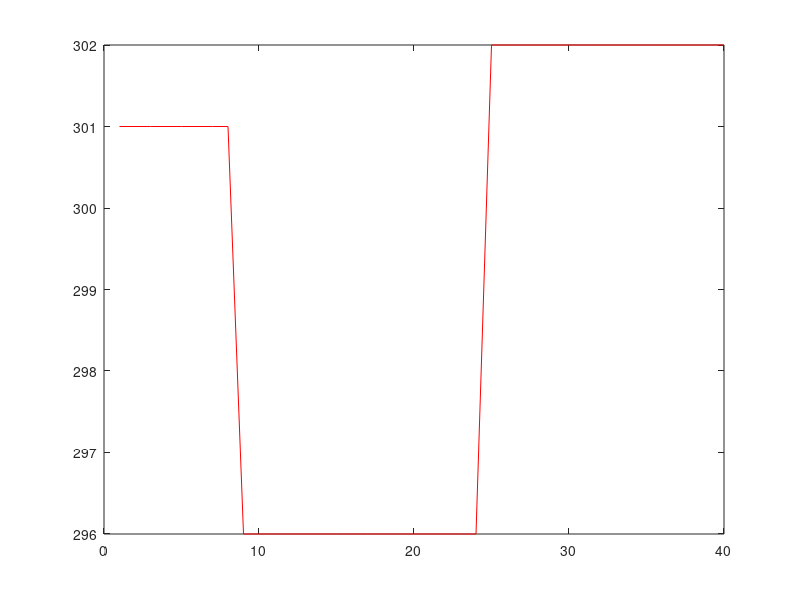

The MATLAB script that drew this image: (Note: this script raises an error after producing the figure.)
%
% NMPC Batch reactor
clc; clear all; close all;
global Tref u_mpc Np k CA_mpc1 T_mpc1
ult_data = [];
for i=1:5
N=40;Tref=ones(N,1);
% for i=1:size(Tref,1)
% if (i-1)<=10/(80/N)
% Tref(i) = 298+0.5*(i-1)*(80/N);
% elseif (i-1)<=40/(80/N)
% Tref(i) = 303;
% elseif (i-1)<=50/(80/N)
% Tref(i) = 303+0.3*((i-1)*(80/N) - 40);
% elseif (i-1)<=60/(80/N)
% Tref(i) = 306;
% elseif (i-1)<=75/(80/N)
% Tref(i) = 306-(8/15)*((i-1)*(80/N)-60);
% else
% Tref(i)=298;
% end
% end

% Update values based on conditions
% Update values based on conditions
Tref(1:N/5) = randi([294, 307]);
Tref(N/5+1:3*N/5) = randi([294, 307]);
Tref(3*N/5+1:end) = randi([294, 307]);
plot(1:N,Tref,'r-');

T_mpc1 = 298; % T0
CA_mpc1 = 0.6 ; % CA0
T_mpc(1) = 298; % T0
CA_mpc(1) = 0.6 ; % CA0
u_mpc=295;
Np=10;

for k=1:N-1
    k;
if k+Np >= N
    Np = N-k;
else
    Np=10;
end
z0 = [ones(1,Np)*298, ones(1,Np)*0.5, ones(1,Np)*300];
options = optimset('Algorithm','interior-point','TolX',1e-15);
options.MaxFunEvals = 1e+07;
options.MaxIter = 1e+05;
LB(1:Np)=293;UB(1:Np)=308;
LB(Np+1:2*Np)=0;UB(Np+1:2*Np)=1;
LB((2*Np)+1:3*Np)=273;UB((2*Np)+1:3*Np)=318;

z = fmincon(@batch_obj,z0,[],[],[],[],LB,UB,@batch_cons,options)
u_mpc = z(2*Np+1);
Tj_mpc(k) = u_mpc;
T_mpc1 = z(1);
CA_mpc1 = z(Np+1);
T_mpc(k+1) = z(1);
CA_mpc(k+1) = z(Np+1);
end
hold on;
plot(1:N,T_mpc,'b-')
stairs(1:N-1,Tj_mpc,'g-')

figure(2)
plot(1:N,CA_mpc,'y-')
%% For DQN implementaion
error_next = [];
error = [];
error(1) = T_mpc(1) - Tref(1);
time_step = 0:N-1;
time_step_next = time_step(2:end);
time_step_next(N) = N-1;
T_mpc_next = T_mpc(2:end);
T_mpc_next(N) = 0;
CA_mpc_next = CA_mpc(2:end);
CA_mpc_next(N) = 0;
action = [];
for j = 1:N-1
action(j) = action_index(Tj_mpc(j));
end
action(N) = 0;
prev_action = 0;
d_action= [];
reward = [];
for j= 1:N
error_next(j) = T_mpc_next(j) - Tref(j);
end
for j = 2:N
error(j) = error_next(j-1);
end
for j = 1:N
    d_action(j) = action(j)-prev_action;
    reward(j) = -abs(error_next(j))-abs(d_action(j));
    prev_action = action(j);
end

data = [time_step', T_mpc', CA_mpc',error',action' ,time_step_next', T_mpc_next', CA_mpc_next',error_next',reward'];
ult_data = [ult_data;data];
end

T = array2table(ult_data, 'VariableNames', {'curr_ts', 'curr_T', 'curr_C','error','action', 'next_ts', 'next_T', 'next_C','error_next','reward'});

% Write table to Excel file
filename = 'Sample_data.xlsx';
writetable(T, filename);



function temp_index = action_index(action)
    % Calculates the index of action in action array 
    % Parameters:
    %     action: a scalar value

    num_temp = 40;
    tj_list = linspace(273, 318, num_temp);

    temp_delta = 0.5*(318 - 273) / (num_temp - 1);
    % finding action index with built in MATLAB function
    if 273 > action
        temp_index = 1;
    elseif 318 < action
        temp_index = num_temp;
    else
        indices = find(abs(tj_list - action) <= temp_delta);
        temp_index = indices(randi(length(indices)));
    end
end

function cost = batch_obj(z)
global Tref u_mpc Np k
T=z(1:Np);
CA=z(Np+1:2*Np);
Tj=z(2*Np+1:3*Np);
%Tj(1) = u_mpc;
eT=T-Tref(k:Np+k-1)';
eC = CA;
Q=[1 0; 0 1];R=0.1;
%uref=[299.827918341673	303.388595326598	305.276794262443	305.909183863504	305.442112236317	304.293211608289	303.466507809745	303.074595434477	302.955382130417	302.944454861204	302.944819487014	302.922364749299	302.899208510775	302.969663573633	303.322898143443	304.202283872710	305.654780257143	306.866690172651	307.527013379838	307.491452757883	306.877295696837	306.073935737908	304.797274109167	302.676451922803	300.192892749396	298.077877412719	296.464794815912	295.423571457608	295.110036241334	295.488520042256];
cost=0;
for i=1:Np
cost = cost+ [eT(i) eC(i)]*Q*[eT(i) eC(i)]' ;
end
for i = 1:Np
    if k==1
       cost = cost  ;%+ (0)*(Tj(i) - uref(i+k-1))^2+ (R)*(Tj(i) - 295)^2
    elseif i==1
    cost = cost  + (R)*(Tj(i) - u_mpc)^2; 
    else
    cost = cost + (R)*(Tj(i) - Tj(i-1))^2;
    end
end
cost;
end

function [Cineq,Ceq] = batch_cons(z)
global u_mpc Np CA_mpc1 T_mpc1
phi1= -0.09;
phi2= -1.64;
Ea_R= 13550;
k0=2.53*10^19;
% T0 = 300; % T0
% CA0 = 0.6 ; % CA0
Ts=80/39;
Ceq=[];
Cineq=[];
T=z(1:Np);
CA=z(Np+1:2*Np);
Tj=z(2*Np+1:3*Np);
T0 = T_mpc1; % T0
CA0 = CA_mpc1; % CA0
Tj(1) = u_mpc;
for i=1:Np
ineq_cons=[];
Cineq=[Cineq;ineq_cons];
end
Ceq=[T(1) - T0 - Ts*(phi1*(T0-Tj(1))+phi2*k0*exp(-Ea_R/T0)*CA0^2);
CA(1) - CA0 - Ts*(-k0*exp(-Ea_R/T0)*CA0^2)];
for i=2:Np
cons=[CA(i) - CA(i-1) - Ts*(-k0*exp(-Ea_R/T(i-1))*(CA(i-1))^2);
T(i) - T(i-1) - Ts*(phi1*(T(i-1)-Tj(i-1))+phi2*k0*exp(-Ea_R/T(i-1))*CA(i-1)^2);];
Ceq=[Ceq;cons];
end
end
